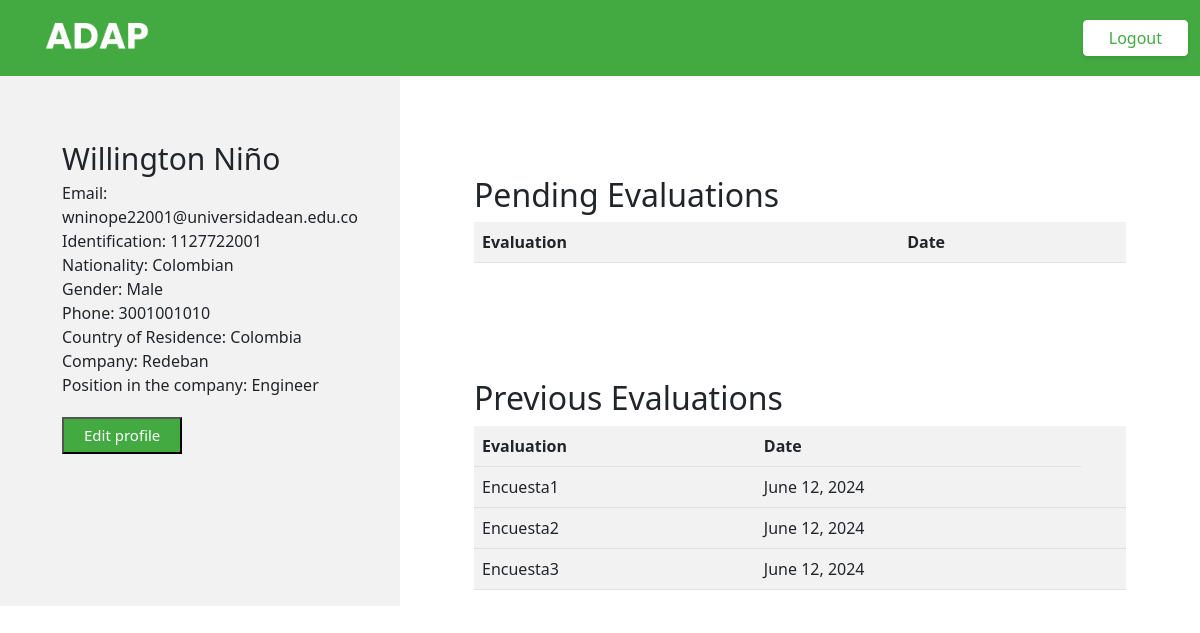
/home/userView/ (signed in), run on the app's committed database.
### Inicio_sesion/models.py (models this page shows)
class CustomUser(models.Model):
    first_name = models.CharField(max_length=100)
    last_name = models.CharField(max_length=100)
    identification = models.CharField(max_length=20)
    gender = models.CharField(max_length=1, choices=[('M', 'Male'), ('F', 'Female'), ('O', 'Other')])
    nationality = models.CharField(max_length=100)
    country = models.CharField(max_length=100)
    birthday = models.DateField()
    email = models.EmailField()
    company = models.ForeignKey(Company, on_delete=models.CASCADE)
    position = models.CharField(max_length=100)
    phone = models.CharField(max_length=15)
    is_entrepreneur = models.BooleanField(default=False)
    entrepreneurship = models.CharField(max_length=100, blank=True, null=True)
    password = models.CharField(max_length=128)  # Consider hashing passwords

class Company(models.Model):
    companyName = models.CharField(max_length=100)
    foundationDate = models.DateField()
    email = models.EmailField(unique=True)
    NIT = models.CharField(max_length=100)
    phone = models.CharField(max_length=15)
    country = models.CharField(max_length=100)
    password = models.CharField(max_length=128)  # Consider hashing passwords

### Formulario/models.py (models this page shows, shortened)
class Form(models.Model):
    title = models.CharField(max_length=255)
    company = models.ForeignKey(Company, on_delete=models.CASCADE)
    start_date = models.DateField()
    end_date = models.DateField()
    sections = models.ManyToManyField(Section, through='FormSection', related_name='forms')
    authorized_employees = models.ManyToManyField(CustomUser, related_name='authorized_forms')

### Formulario/views.py (the view)
# urls.py: path('userView/', views.userView, name='userView'),
def userView(request):
    email = request.session.get("user_email")
    if email:
        user_info = CustomUser.objects.get(email=email)
        responses = Response.objects.filter(employee=user_info)
        forms = Form.objects.filter(authorized_employees=user_info)
        completed_forms = []  # Create an empty list for completed forms
        for form in forms:
            if form.id in responses.values_list("form_id", flat=True):
                forms = forms.exclude(id=form.id)
                completed_forms.append(form)  # Add the excluded form to the completed_forms list
        forms = [{"title": form.title, "end_date": form.end_date} for form in forms]
        responses = Response.objects.filter(employee=user_info)
        pending_forms = Form.objects.filter(authorized_employees=user_info).exclude(id__in=responses.values_list("form_id", flat=True))
        completed_forms = Form.objects.filter(authorized_employees=user_info).filter(id__in=responses.values_list("form_id", flat=True))
        user_info_dict = {
            "first_name": user_info.first_name,
            "last_name": user_info.last_name,
            "identification": user_info.identification,
            "gender": user_info.gender,
            "nationality": user_info.nationality,
            "country": user_info.country,
            "birthday": user_info.birthday,
            "email": user_info.email,
            "company": user_info.company.companyName,
            "position": user_info.position,
            "phone": user_info.phone,
            "forms": forms,
            "responses": responses,
            "pending_forms": pending_forms,
            "completed_forms": completed_forms
        }
        if user_info:
            return render(request, "Formulario/ViewUser.html", {"user_info": user_info_dict})
        else:
            return HttpResponse("Error retrieving user information")
    else:
        return HttpResponse("Email not provided in session")

### Formulario/templates/Formulario/ViewUser.html (shortened to what this page needs)
<!DOCTYPE html>
<html lang="en">
<head>
    <link href="https://cdn.jsdelivr.net/npm/bootstrap@5.2.1/dist/css/bootstrap.min.css" rel="stylesheet" />
    {% load static %}
    <link rel="stylesheet" href="{% static 'Formulario/styles/vistas.css' %}">
</head>
<body>
    <header class="container-fluid">
        <div class="row" style="background-color: #43A941; align-items: center;">
            <div class="col">
                <img src="{% static 'Formulario/images/Logo.png' %}" style="width: 30%;" class="float-start">
            </div>
            <div class="col d-flex justify-content-end" style="color: white;">
                <form action="{% url 'Inicio_sesion:signout' %}" method="post">
                    <button class="logout-button" type="submit">Logout</button>
                </form>
            </div>
        </div>
    </header>
    <main class="container-fluid">
        <div class="row">
            <div class="col-md-4 d-flex justify-content-center" style="background-color: #F2F2F2; text-align: center;">
                <div class="text-center">
                    <div class="tab-content" style="margin-top: 60px; margin-left: 50px; text-align: start;">
                        <div class="tab-pane active" id="home">
                            <div class="form-group">
                                <label for="email" style="font-size: 30px; align-items: center;">{{ user_info.first_name }} {{ user_info.last_name }}</label>
                            </div>
                            <div class="form-group">
                                <label for="email">Email: {{ user_info.email }}</label>
                            </div>
                            <div class="form-group">
                                <label for="identification">Identification: {{ user_info.identification }}</label>
                            </div>
                            <div class="form-group">
                                <label for="nationality">Nationality: {{ user_info.nationality }}</label>
                            </div>
                            <div class="form-group">
                                <label for="gender">Gender: {{ user_info.gender }}</label>
                            </div>
                            <div class="form-group">
                                <label for="phone">Phone: {{ user_info.phone }}</label>
                            </div>
                            <div class="form-group">
                                <label for="country">Country of Residence: {{ user_info.country }}</label>
                            </div>
                            <div class="form-group">
                                <label for="company">Company: {{ user_info.company }}</label>
                            </div>
                            <div class="form-group">
                                <label for="position">Position in the company: {{ user_info.position }}</label>
                            </div>
                            <form method="get" action="{% url 'Formulario:editUserProfileView' %}">
                                <button type="submit" style="background-color: #43A941; margin-top: 20px; margin-bottom: 20px;">Edit profile</button>
                            </form>
                        </div>
                    </div>
                </div>
            </div>
            <div class="col-md-8" >
                <div class="row" style="margin-top: 100px; margin-left: 50px; margin-right: 50px;">
                    <div style="overflow-x: auto; width: 100%;">
                        <h2>Pending Evaluations</h2>
                        <table class="table" style="background-color: #F2F2F2;">
                            <thead>
                                <tr>
                                    <th>Evaluation</th>
                                    <th>Date</th>
                                </tr>
                            </thead>
                        </table>
                    </div>
                </div>
                <div class="row" style="margin-top: 100px; margin-left: 50px; margin-right: 50px;">
                    <div style="overflow-x: auto; width: 100%;">
                        <h2>Previous Evaluations</h2>
                        <table class="table" style="background-color: #F2F2F2;">
                            <thead>
                                <tr>
                                    <th>Evaluation</th>
                                    <th>Date</th>
                                </tr>
                            </thead>
                            <tbody>
                                {% for form in user_info.completed_forms %}
                                    <tr>
                                        <td>{{ form.title }}</td>
                                        <td>{{ form.start_date }}</td>
                                        <td>
                                    </tr>
                                {% endfor %}
                            </tbody>
                        </table>
                    </div>
                </div>
            </div>
        </div>
    </main>
</body>
</html>

### Formulario/static/Formulario/styles/vistas.css (style rules this page uses)
body { overflow-x: hidden; }
main { height: 100%; }
button { color: white; background-color: #43A941; margin-top: 20px; margin-bottom: 20px; text-align: center; padding: 5px 20px; font-size: 15px; }
.logout-button { background-color: #FFF; border: 1px solid #FFF; border-radius: 4px; box-shadow: rgba(0, 0, 0, .1) 0 2px 4px 0; box-sizing: border-box; color: #43A941; cursor: pointer; font-size: 16px; font-weight: 400; outline: none; outline: 0; padding: 5px 25px; text-align: center; }

### data on the page
CustomUser: first_name "Willington", last_name "Niño", email "wninope22001@universidadean.edu.co", identification "1127722001", nationality "Colombian", gender "Male", phone "3001001010", country "Colombia", position "Engineer"
Company: company "Redeban"
Form: title "Encuesta1", start_date "June 12, 2024"
Form: title "Encuesta2", start_date "June 12, 2024"
Form: title "Encuesta3", start_date "June 12, 2024"
